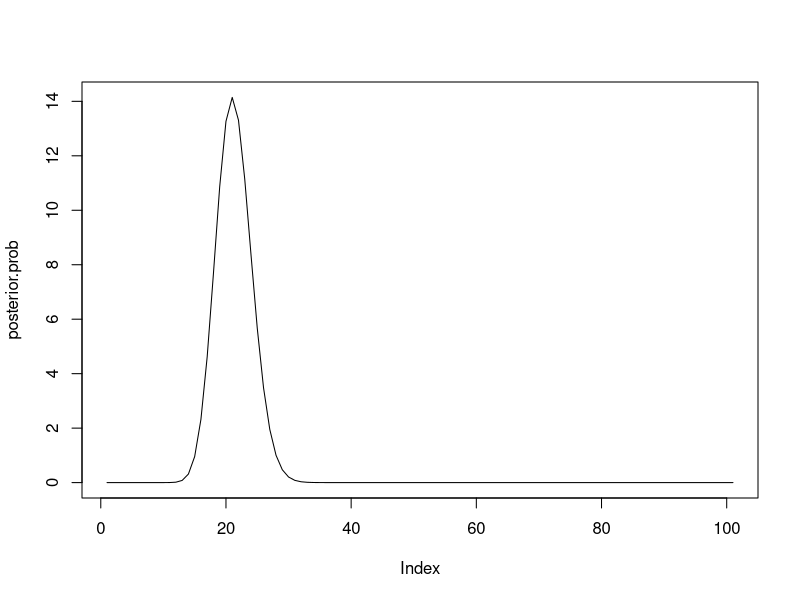
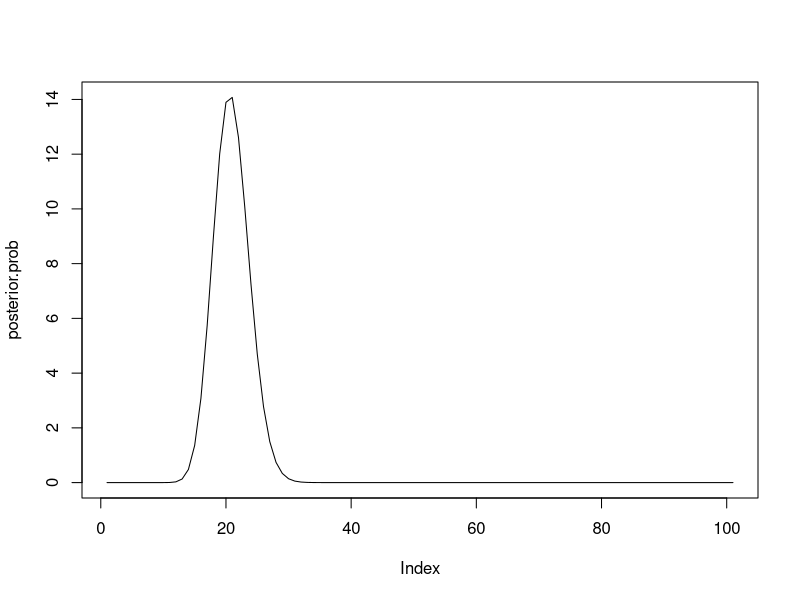

The R source for these figures, in order:
## ---- chunk 1
# plot posterior probability 
k <- 40
n <- 200 


posterior.prob <- dbeta( 
  x = seq(0,1,0.01),
  shape1 = (k+1), 
  shape2 = (n-k+1)
)

plot(posterior.prob, type = "l")

max(posterior.prob)
quantile(posterior.prob)
MAP <- ((k+1) - 1)/((k+1) + (n-k+1) -2)

credLB <- qbeta(0.025,(k+1), (n-k+1))
credUB <- qbeta(0.975,(k+1), (n-k+1))
## ---- chunk 2
# adjusting for G at low freq
posterior.prob <- dbeta( 
  x = seq(0,1,0.01),
  shape1 = (k+0), 
  shape2 = (n-k+1)
)

plot(posterior.prob, type = "l")
## ---- chunk 3
#...
